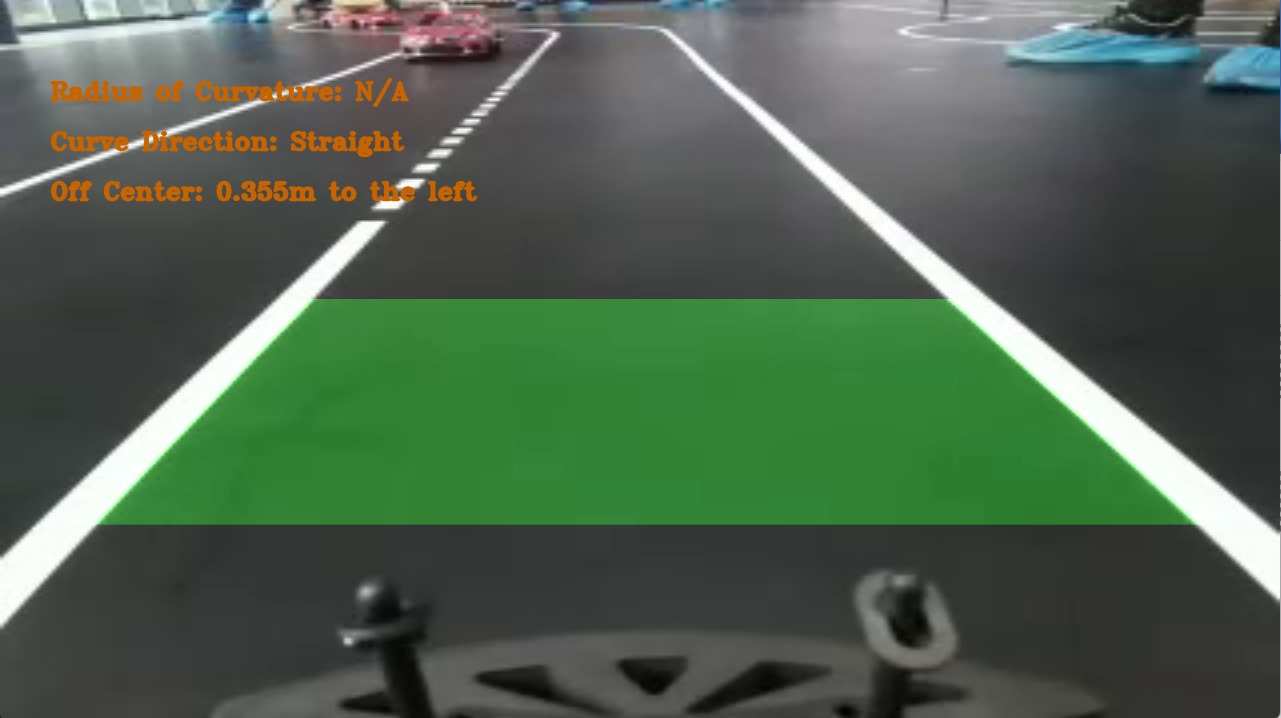
#> input picture resources/line_assist_test/both_lines_visible.jpg, 1281 x 718 px
$ python -i lanedet.py   (imports and definitions only)
#> lines starting #> are read from the running program, lines starting #| are printed output that depends on the picture; after the words box and inside, x2 and y2 are one past the last pixel; in counts of white or black regions, pixels touching at a corner belong together
#> further down, picture is the input picture: shape (718, 1281, 3); mean B, G, R 78.8, 97.5, 79.6
import cv2
import numpy as np
import os
from scipy import optimize
from matplotlib import pyplot as plt, cm, colors

################################################################################
######## LANE DETECTION PROJECT ################################################
################################################################################
# BY:           CAN OZCIVELEK
# DATE:         DECEMBER 2018
#
# DESCRIPTION:  THIS  PROJECT WAS CREATED  TO DEMONSTRATE HOW  A  LANE DETECTION
#               SYSTEM WORKS  ON CARS EQUIPPED WITH A FRONT  FACING CAMERA. WITH
#               THE HELP OF OPENCV LIBRARIES IT IS POSSIBLE TO DESIGN ALGORITHMS
#               THAT CAN  IDENTIFY LANE LINES, AND PREDICT STEERING ANGLES, ALSO
#               WARN  DRIVERS  IF THE CAR IS  DRIFTING  AWAY FROM  CURRENT LANE.
################################################################################


# Defining variables to hold meter-to-pixel conversion
ym_per_pix = 30 / 720
# Standard lane width is 3.7 meters divided by lane width in pixels which is
# calculated to be approximately 720 pixels not to be confused with frame height
xm_per_pix = 3.7 / 720

# Get path to the current working directory
CWD_PATH = os.getcwd()


################################################################################
######## START - FUNCTIONS TO PERFORM IMAGE PROCESSING #########################
################################################################################

################################################################################
#### START - FUNCTION TO READ AN INPUT IMAGE ###################################
# [5 lines left out: function readVideo, not called in this run]


#### END - FUNCTION TO READ AN INPUT IMAGE #####################################
################################################################################


################################################################################
#### START - FUNCTION TO PROCESS IMAGE #########################################
def processImage(inpImage):
    # Apply HLS color filtering to filter out white lane lines
    hls = cv2.cvtColor(inpImage, cv2.COLOR_BGR2HLS)
#> hls: shape (718, 1281, 3); mean of channels 0, 1, 2 69.2, 88.1, 41.6
    lower_white = np.array([0, 160, 10])
    upper_white = np.array([255, 255, 255])
    mask = cv2.inRange(inpImage, lower_white, upper_white)
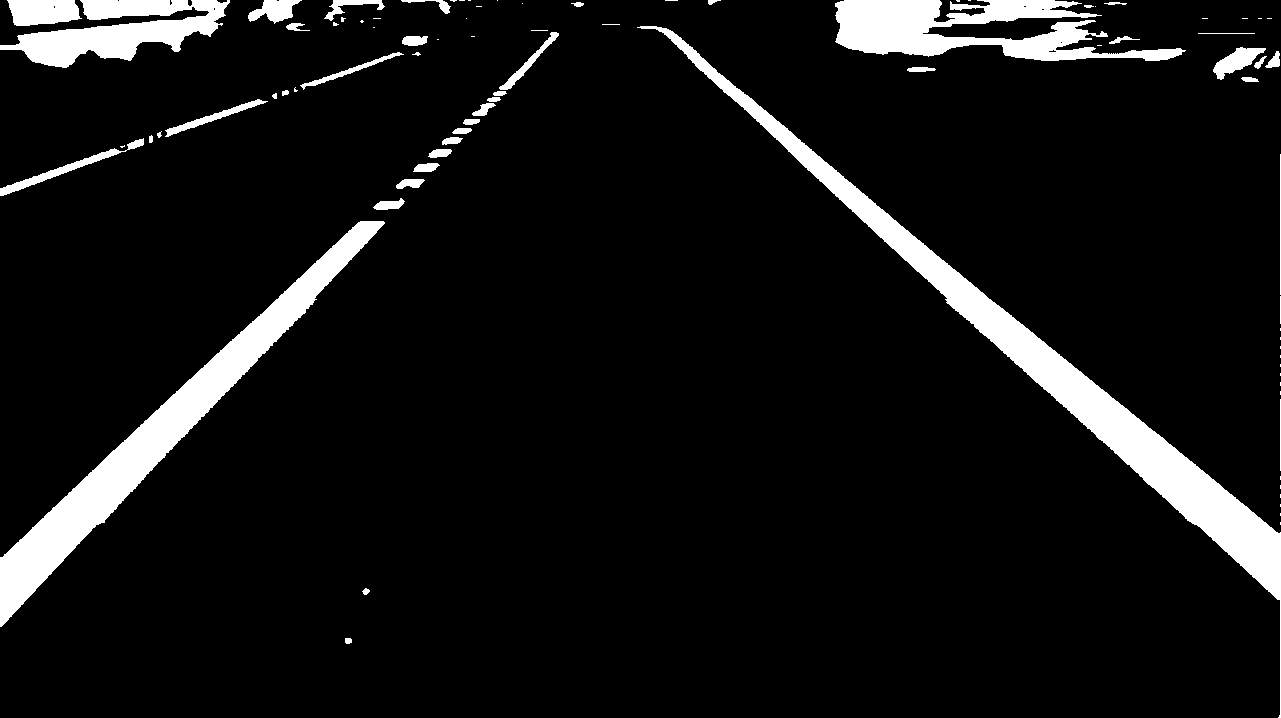
#> mask: shape (718, 1281); 7.8% white; 86 white regions (42 under 20 px), largest, box (x1, y1, x2, y2) and area: (637, 26, 1281, 718) 24464, (0, 221, 385, 627) 18906, (835, 0, 1186, 61) 11144
    hls_result = cv2.bitwise_and(inpImage, inpImage, mask=mask)
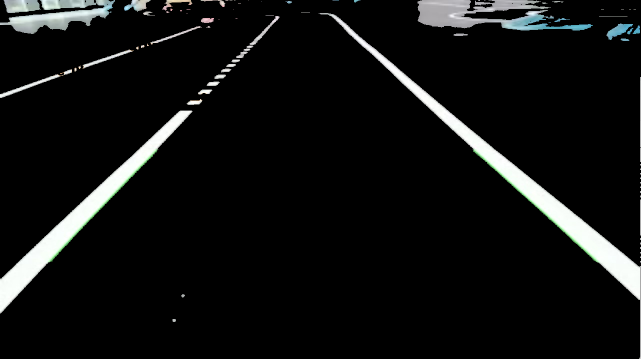
#> hls_result: shape (718, 1281, 3) (shown at 1/2 size); mean B, G, R 16.9, 17.2, 16.4

    # Convert image to grayscale, apply threshold, blur & extract edges
    gray = cv2.cvtColor(hls_result, cv2.COLOR_BGR2GRAY)
    ret, thresh = cv2.threshold(gray, 160, 255, cv2.THRESH_BINARY)
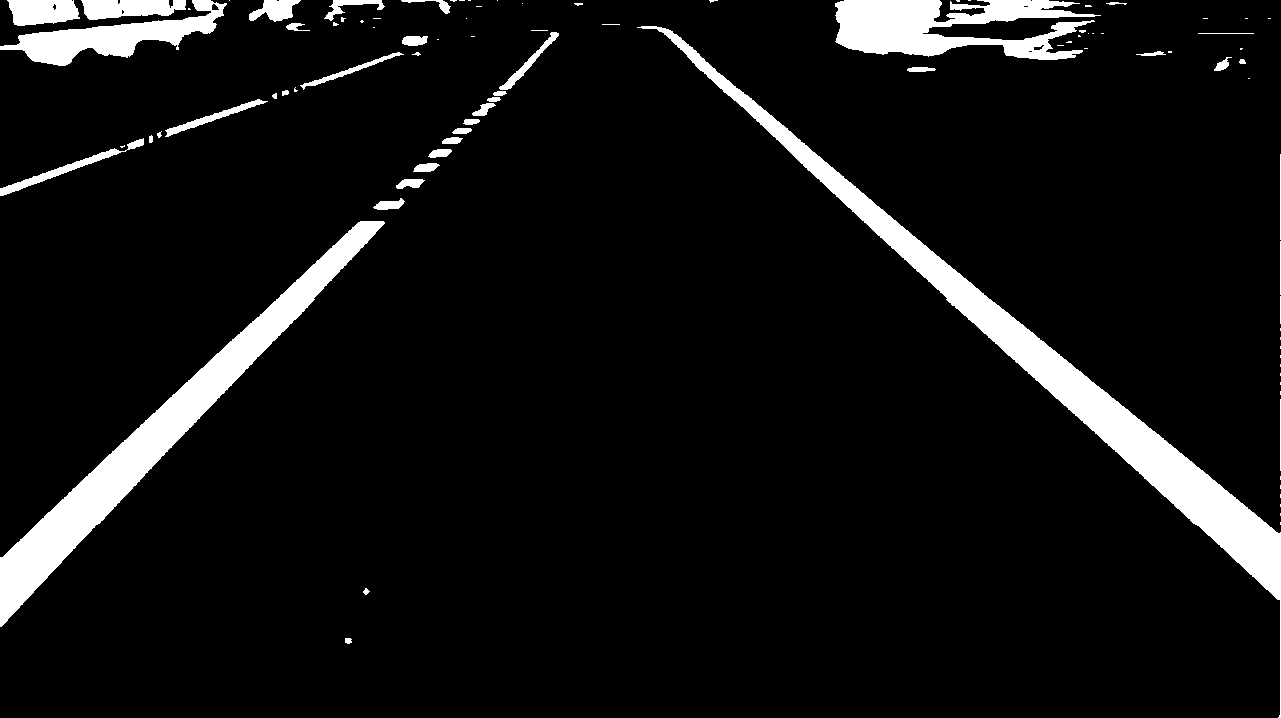
#> thresh: shape (718, 1281); 7.3% white; 95 white regions (54 under 20 px), largest, box (x1, y1, x2, y2) and area: (637, 26, 1281, 718) 23909, (0, 221, 385, 627) 18363, (835, 0, 1101, 60) 9533
    blur = cv2.GaussianBlur(thresh, (3, 3), 0)

    canny = cv2.Canny(blur, 40, 60)
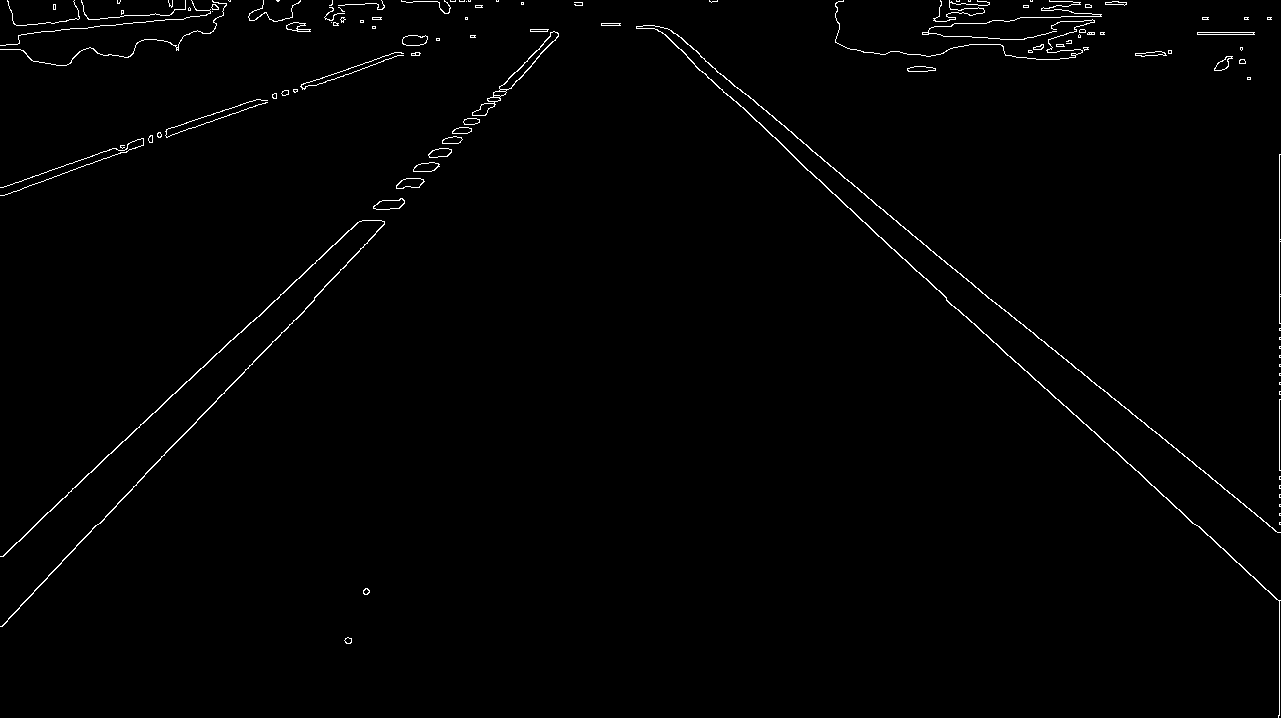
#> canny: shape (718, 1281); 1% white in thin lines or dots

    # [8 lines of commented-out code are left out]

    return inpImage, hls_result, gray, thresh, blur, canny


#### END - FUNCTION TO PROCESS IMAGE ###########################################
################################################################################


################################################################################
#### START - FUNCTION TO APPLY PERSPECTIVE WARP ################################
# [455 lines left out: functions perspectiveWarp, plotHistogram, slide_window_search, general_search, measure_lane_curvature, draw_lane_lines and 4 more, not called in this run]


################################################################################
######## START - MAIN FUNCTION #################################################
################################################################################

# # Read the input image
# image = readVideo()
#
# ################################################################################
# #### START - LOOP TO PLAY THE INPUT IMAGE ######################################
# while True:
#     try:
#
#         ret, frame = image.read()
#         # Check if frame is read correctly
#         if not ret:
#             print("Error: Unable to read frame.")
#             exit(0)
#
#         # frame = cv2.imread("resources/testing_images/right_line.jpg", cv2.IMREAD_COLOR)
#         frame = cv2.resize(frame, (1280, 720))
#
#         # cv2.imshow('frame', frame)
#
#         # Apply perspective warping by calling the "perspectiveWarp()" function
#         # Then assign it to the variable called (birdView)
#         # Provide this function with:
#         # 1- an image to apply perspective warping (frame)
#         birdView, birdViewL, birdViewR, minverse = perspectiveWarp(frame)
#
#
#         # Apply image processing by calling the "processImage()" function
#         # Then assign their respective variables (img, hls, grayscale, thresh, blur, canny)
#         # Provide this function with:
#         # 1- an already perspective warped image to process (birdView)
#         img, hls, grayscale, thresh, blur, canny = processImage(birdView)
#         # imgL, hlsL, grayscaleL, threshL, blurL, cannyL = processImage(birdViewL)
#         # imgR, hlsR, grayscaleR, threshR, blurR, cannyR = processImage(birdViewR)
#
#         # Plot and display the histogram by calling the "get_histogram()" function
#         # Provide this function with:
#         # 1- an image to calculate histogram on (thresh)
#         hist, leftBase, rightBase = plotHistogram(thresh)
#         # print(rightBase - leftBase)
#         plt.plot(hist)
#         # plt.show()
#
#         ploty, left_fit, right_fit, left_fitx, right_fitx = slide_window_search(thresh, hist)
#         plt.plot(left_fit)
#         # plt.show()
#
#         draw_info = general_search(thresh, left_fit, right_fit)
#         # plt.show()
#
#         curveRad, curveDir = measure_lane_curvature(ploty, left_fitx, right_fitx)
#
#         # Filling the area of detected lanes with green
#         meanPts, result = draw_lane_lines(frame, thresh, minverse, draw_info)
#
#         deviation, directionDev = offCenter(meanPts, frame)
#
#         wheel_position = get_wheel_position(frame, wheel_position, 30)
#         # print(wheel_position)
#         # cv2.waitKey(0)
#
#         # Adding text to our final image
#         finalImg = addText(result, curveRad, curveDir, deviation, directionDev, wheel_position)
#
#         # Displaying final image
#         cv2.imshow("Final", finalImg)
#
#         # Wait for the ENTER key to be pressed to stop playback
#         if cv2.waitKey(1) == 13:
#             break
#     except:
#         print("ERROR")

>>> import cv2
>>> picture = cv2.imread('../../../../resources/line_assist_test/both_lines_visible.jpg')
>>> result = processImage(picture)
#> result = 6 items

$ run again, on resources/line_assist_test/left_line_visible.jpg
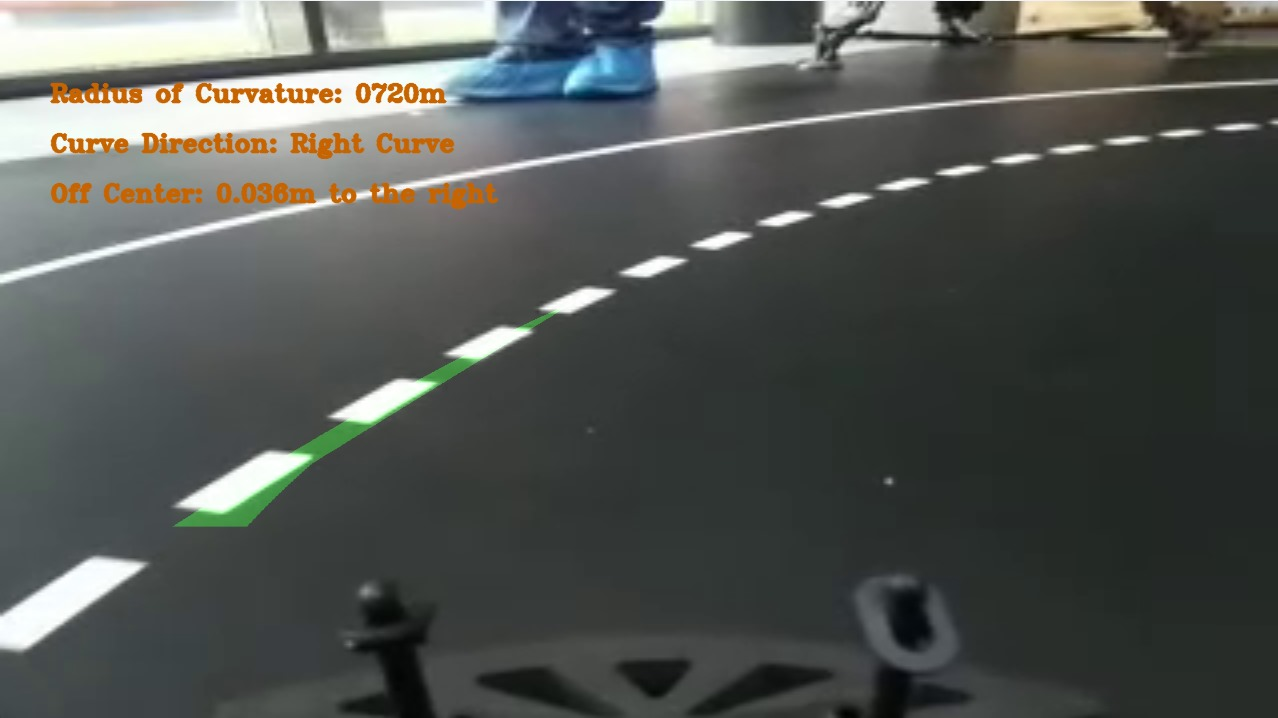
#> input picture resources/line_assist_test/left_line_visible.jpg, 1278 x 718 px
#> picture is the input picture: shape (718, 1278, 3); mean B, G, R 82, 85.6, 82.4
#> hls: shape (718, 1278, 3); mean of channels 0, 1, 2 68.8, 83.3, 26.4
#> in processImage, `mask = cv2.inRange(inpImage, lower_white, upper_white)`:
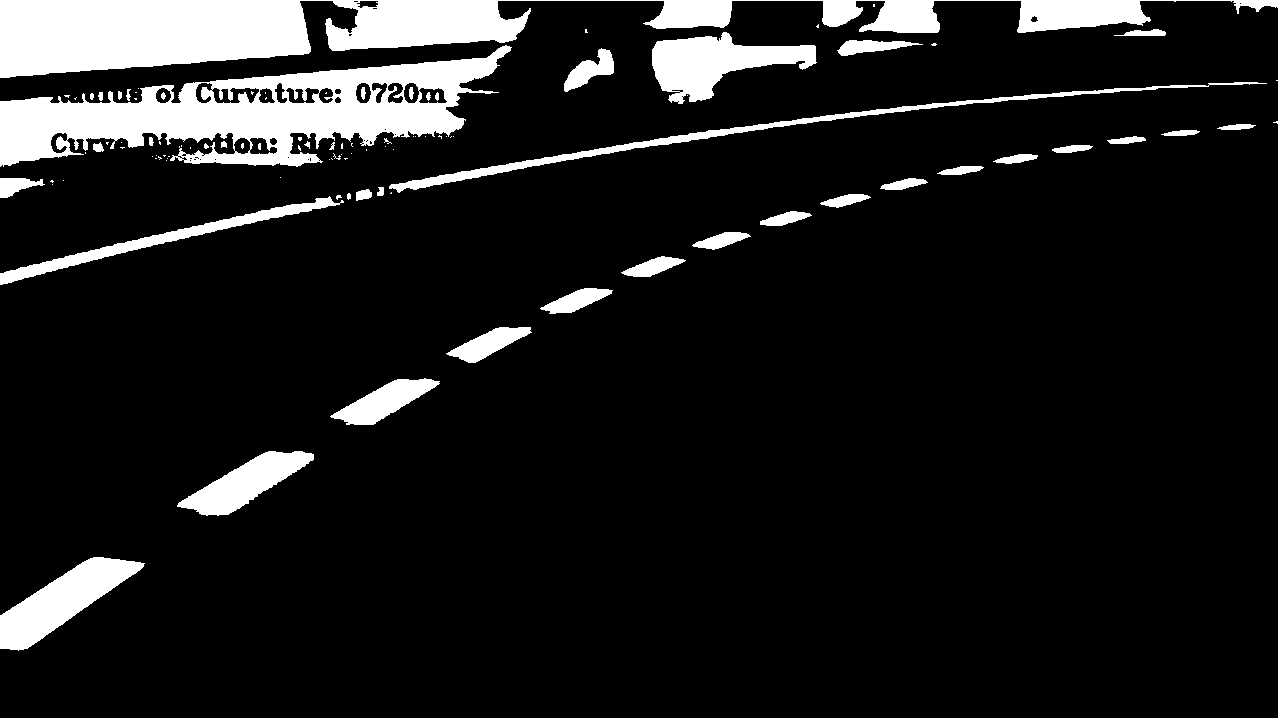
#> mask: shape (718, 1278); 10.8% white; 103 white regions (60 under 20 px), largest, box (x1, y1, x2, y2) and area: (0, 0, 1278, 78) 36990, (0, 45, 512, 167) 27083, (652, 32, 817, 104) 5925
#> thresh: shape (718, 1278); 10.5% white; 97 white regions (51 under 20 px), largest, box (x1, y1, x2, y2) and area: (0, 0, 1278, 78) 36511, (0, 46, 511, 165) 26007, (652, 33, 817, 104) 5751
#> in processImage, `canny = cv2.Canny(blur, 40, 60)`:
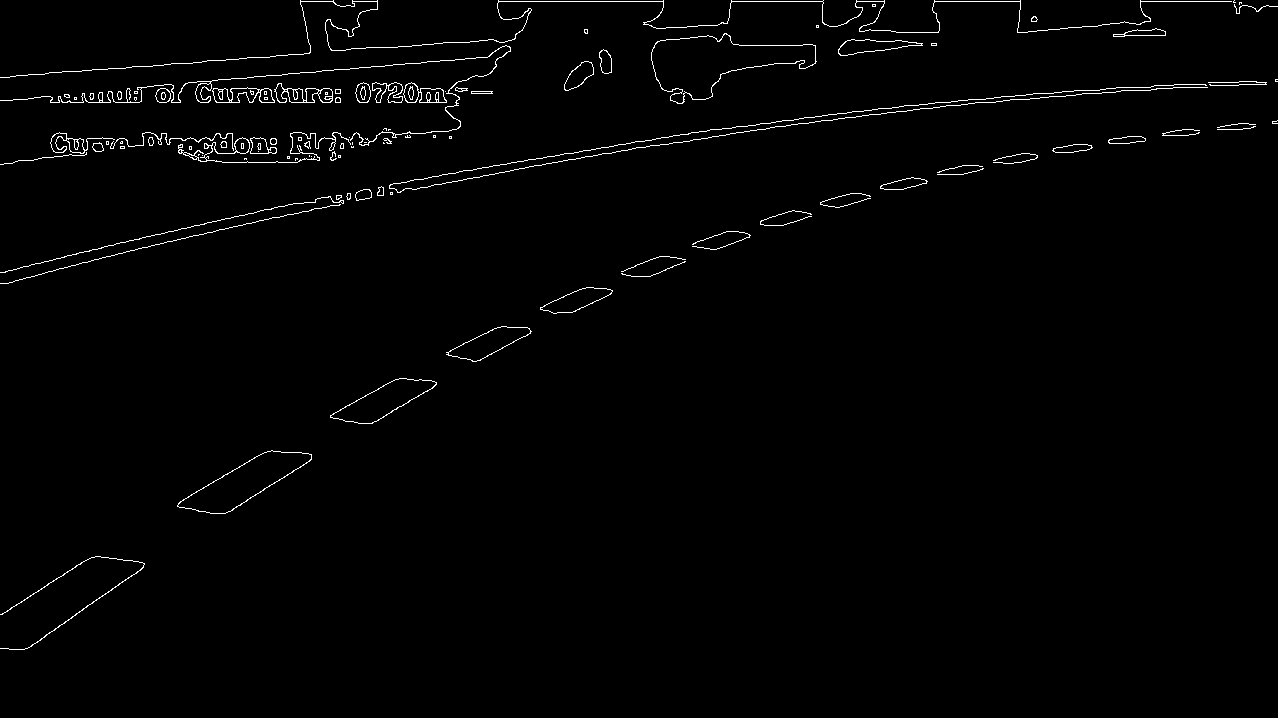
#> canny: shape (718, 1278); 1.3% white in thin lines or dots
#> result = 6 items
